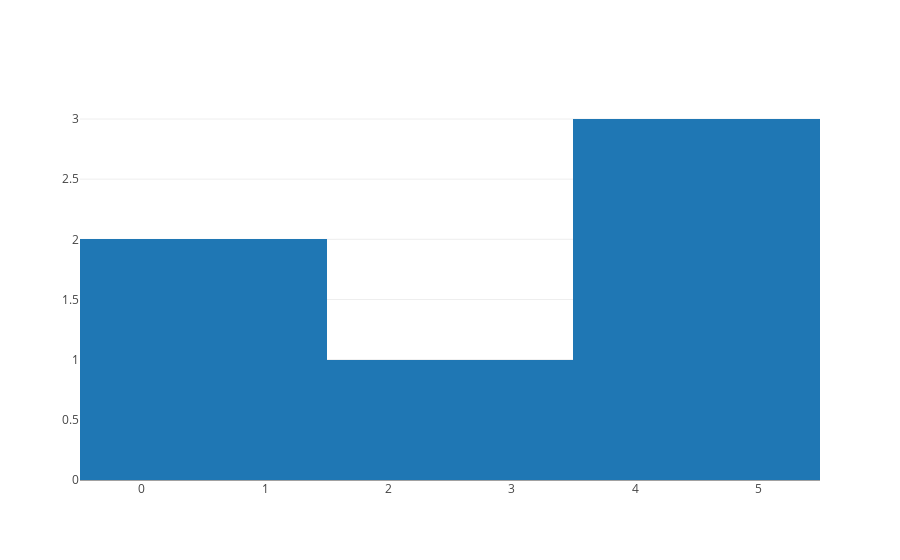

Notebook source saved alongside this figure:
### Code cell
// Count pure vars in state


Histogram(x=List(1,1,3,5,5,5)).plot()//.withXbins(new Bins(0,1,1)).plot()

### Figure 1 — Plotly figure (JSON) as saved in the notebook; plotly's stock layout.template omitted (floating-point values rounded to 4 significant figures)
{"data": [{"type": "histogram", "x": [1, 1, 3, 5, 5, 5]}], "layout": {"autosize": true, "xaxis": {"autorange": true, "range": [-0.5, 5.5], "type": "linear"}, "yaxis": {"autorange": true, "range": [0, 3.158]}}}
